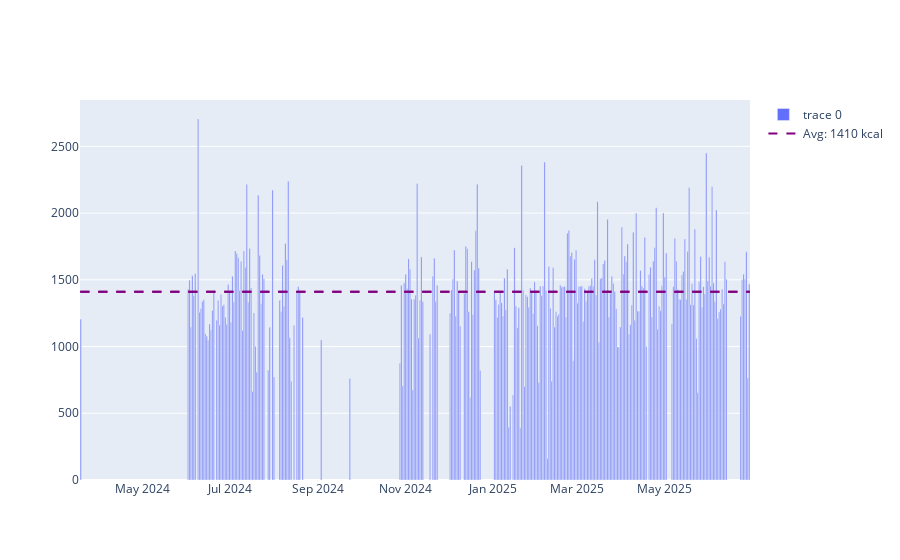

This figure's notebook cell:
### Code cell
df_daily = pd.read_csv('../data/myfitnesspal/cleaned/mfp_nutrition_daily.csv')
print(df_daily)

df_daily = df_daily[df_daily['missing_main_meal'] == False]
average_daily_cals = df_daily['Calories'].mean()
print(df_daily)
fig = go.Figure()
x_data = df_daily['Date']
y_data = df_daily['Calories']

fig.add_trace(go.Bar(x=x_data,y=y_data))
fig.add_hline(y=average_daily_cals, line=dict(color='purple', dash='dash'),name ='Average Calories')

fig.add_trace(
    go.Scatter(
        x=[df_daily['Date'].min(), df_daily['Date'].max()],
        y=[average_daily_cals, average_daily_cals],
        mode='lines',
        line=dict(color='purple', dash='dash'),
        name=f'Avg: {average_daily_cals:.0f} kcal'
    )
)
fig.show()

### Figure 1 — Plotly figure (JSON) as saved in the notebook; plotly's stock layout.template omitted (floating-point values rounded to 4 significant figures; data arrays with more than 128 entries replaced by an {"elided": "..."} marker saying what was removed)
{"data": [{"type": "bar", "x": {"elided": "280 str values"}, "y": {"elided": "280 float values"}}, {"line": {"color": "purple", "dash": "dash"}, "mode": "lines", "name": "Avg: 1410 kcal", "type": "scatter", "x": ["2024-03-19", "2025-06-29"], "y": [1410.0, 1410.0]}], "layout": {"shapes": [{"line": {"color": "purple", "dash": "dash"}, "name": "Average Calories", "type": "line", "x0": 0, "x1": 1, "xref": "x domain", "y0": 1410.0, "y1": 1410.0, "yref": "y"}]}}
